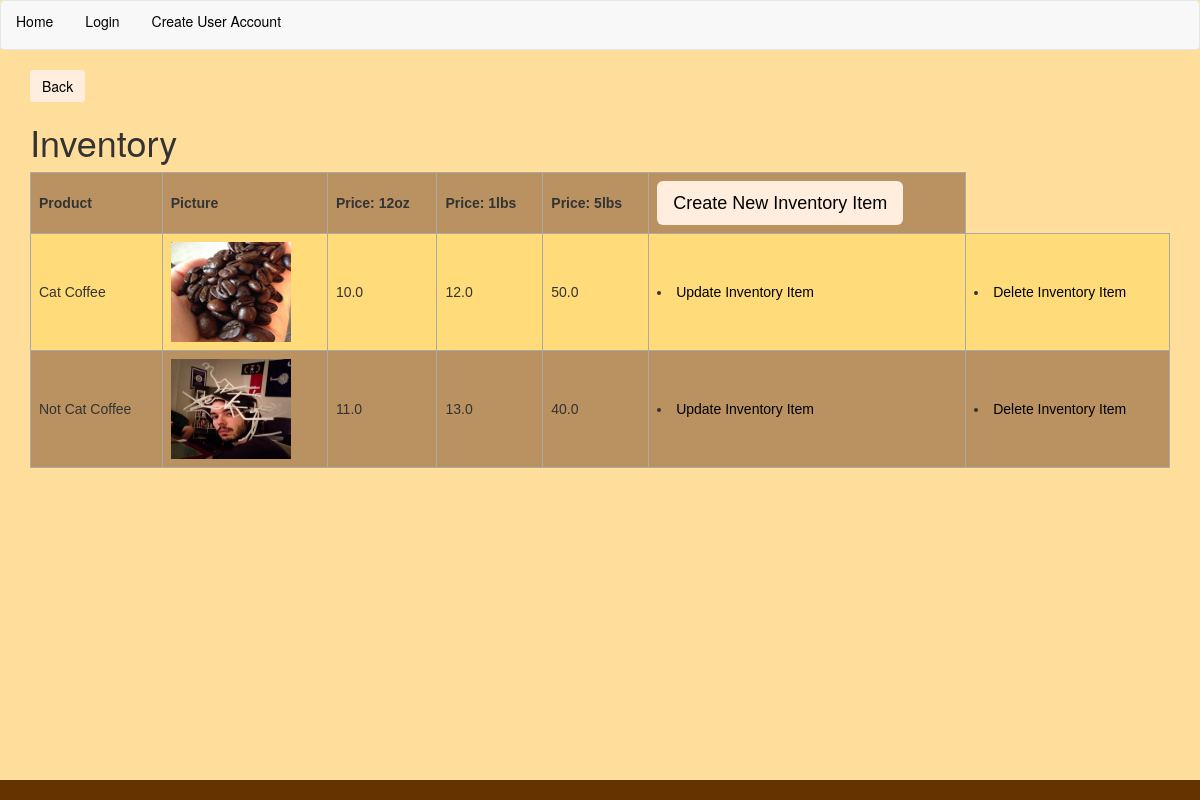
Before: /customer_service/inventory with the older database file.
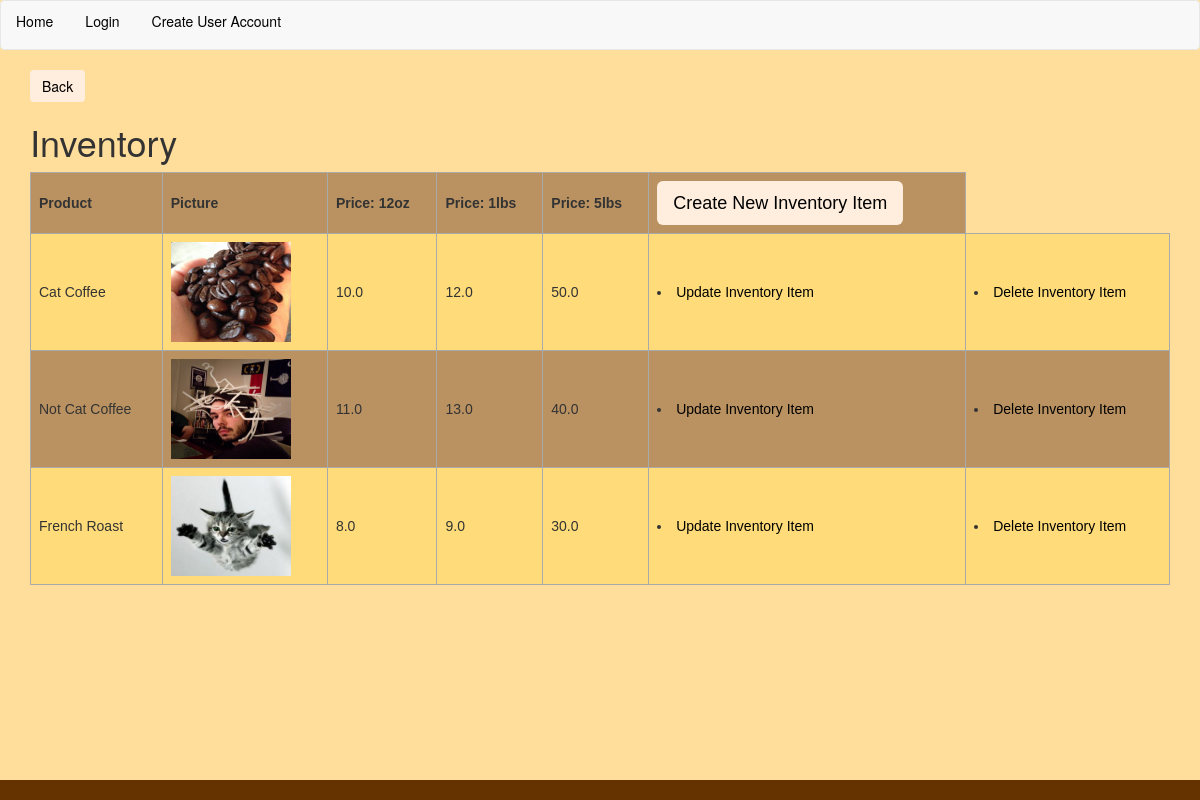
After: the same page with the newer database file.
### app/models.py (models this page shows, shortened)
class InventoryItem(models.Model):
    name = models.CharField(max_length=40, unique=True)
    picture = models.FileField()
    price_12_oz = models.FloatField()
    price_1_lbs = models.FloatField()
    price_5_lbs = models.FloatField()
    @property
    def image_url(self):
        if self.picture:
            return self.picture.url

### app/views.py (the view)
# urls.py: url(r'^customer_service/inventory$', InventoryListView.as_view(), name="inventory_list_view"),
class InventoryListView(ListView):
    model = InventoryItem

### templates/app/inventoryitem_list.html (shortened to what this page needs)
{% extends 'base.html' %}
{% block content %}
<header>
  <div class="container">
  <form class="" action="{% url 'customer_service_view' %}" method="get">
    <input class="btn btn-success btn-md" type="submit" name="" value="Back">
</form>
</div>
</header>
<div class="container">
  <h1>Inventory</h1>
</div>
<div class="container">
<table style="width:100%">
  <tr>
    <th>Product</th>
    <th>Picture</th>
    <th>Price: 12oz</th>
    <th>Price: 1lbs</th>
    <th>Price: 5lbs</th>
    <th>
      <form class="" action="{% url 'inventory_create_view' %}" method="get">
    <input class="btn btn-default btn-lg" type="submit" name="" value="Create New Inventory Item">
    </form>
    </th>
  </tr>
  {% for item in object_list %}
  <tr>
    <td>{{item.name}}</td>
    <td>
    <img src="{{ MEDIA_URL }} {{item.image_url }}" alt="Picture of {{ item.picture }}" style="width:120px;height:100px;">
    </td>
    <td>{{item.price_12_oz}}</td>
    <td>{{item.price_1_lbs}}</td>
    <td>{{item.price_5_lbs}}</td>
    <td> <li role="presentation"><a href="{% url 'inventory_update_view' item.id %}">Update Inventory Item</a></li></td>
      <td>  <li role="presentation"><a href="{% url 'inventory_delete_view' item.id %}">Delete Inventory Item</a></li></td>
  </tr>
  {% endfor %}
</table>
</div>
{% endblock %}

### templates/base.html (shortened to what this page needs)
{% load staticfiles %}
<!DOCTYPE html>
<html>
  <head>
    <link rel="stylesheet" href="{% static 'css/bootstrap.css' %}" media="all" title="no title">
  </head>
  <nav class="navbar navbar-default">
      <ul class="nav nav-pills">
        <li role="presentation"><a href="{% url 'index_view' %}">Home</a></li>
        {% if not request.user.is_authenticated %}
        <li role="presentation"><a href="{% url 'login' %}">Login</a></li>
        <li role="presentation"><a href="{% url 'user_create_view' %}">Create User Account</a></li>
         {% else %}
            <li role="presentation"><a href="{% url 'logout' %}?next={% url 'index_view' %}">Logout</a></li>
          {% endif %}
        </ul>
          </nav>
  <body>
      {% block content %}
      {% endblock %}
  </body>
  <footer>
  </footer>

### templates/base.html (style rules this page uses)
a { color: black; }
body { background-color: #FFDD9A; }
input[type="button"], input[type="submit"] { color:black; background-color:#fed; border: none; }
table { font-family: arial, sans-serif; border-collapse: collapse; width: 100%; }
td, th { border: 1px solid #aaaaaa; text-align: left; padding: 8px; }
tr:nth-child(even) { background-color: #FFDC79; }
tr:nth-child(odd) { background-color: #BA9261; }
footer { position: absolute; right: 0; bottom: 0; left: 0; padding: 1rem; background-color: #653300; text-align: right; }

Changed rows visible on the page:
added InventoryItem: name "French Roast", image_url (picture), price_12_oz "8.0", price_1_lbs "9.0", price_5_lbs "30.0"
